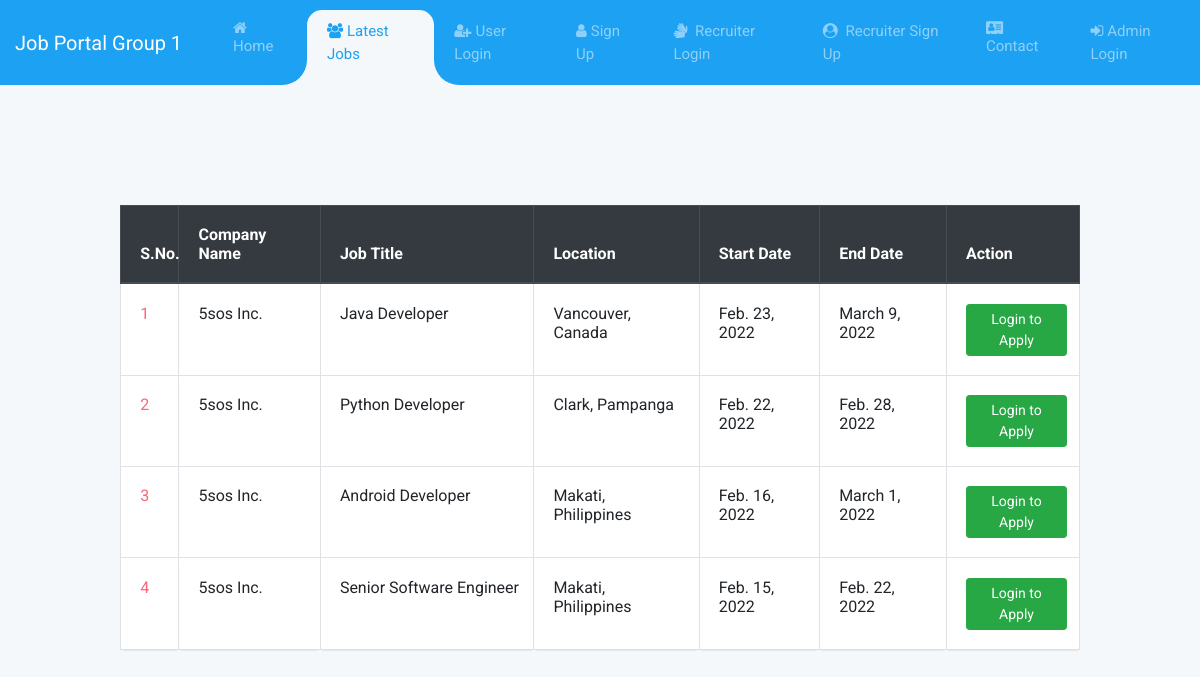
The page /latest_jobs on the database its author committed.
### job/models.py (models this page shows, shortened)
class Job(models.Model):
    recruiter = models.ForeignKey(Recruiter, on_delete=models.CASCADE)
    start_date = models.DateField()
    end_date = models.DateField()
    title = models.CharField(max_length=100)
    salary = models.FloatField(max_length=20)
    image = models.FileField()
    description = models.CharField(max_length=300)
    experience = models.CharField(max_length=50)
    location = models.CharField(max_length=100)
    skills = models.CharField(max_length=100)
    creationdate = models.DateField()

class Recruiter(models.Model):
    user = models.ForeignKey(User, on_delete=models.CASCADE)
    mobile = models.CharField(max_length=15, null=True)
    image = models.FileField(null=True)
    gender = models.CharField(max_length=10, null=True)
    company= models.CharField(max_length=100, null=True)
    type = models.CharField(max_length=15, null=True)
    status = models.CharField(max_length=20, null=True)

### job/views.py (the view)
# urls.py: path('latest_jobs', latest_jobs, name="latest_jobs"),
def latest_jobs(request):
    job = Job.objects.all().order_by('-start_date')
    d = {'job': job}
    return render(request, 'latest_jobs.html', d)

### job/templates/latest_jobs.html (shortened to what this page needs)
{% load static %} {% block body %} {% include 'navigation.html' %}
<body style="background-color: #F5F8FA">
  <div class="container table-responsive py-5" style="padding-top: 0 !important; margin: max(15vh, 4rem) auto;">
  <table class="table table-bordered table-hover latest-jobs-table">
    <thead class="thead-dark">
      <tr>
        <th>S.No.</th>
        <th>Company Name</th>
        <th>Job Title</th>
        <th>Location</th>
        <th>Start Date</th>
        <th>End Date</th>
        <th>Action</th>
      </tr>
    </thead>
    <tbody>
      {% for i in job %}
      <tr>
        <td>{{forloop.counter}}</td>
        <td>{{i.recruiter.company}}</td>
        <td>{{i.title}}</td>
        <td>{{i.location}}</td>
        <td>{{i.start_date}}</td>
        <td>{{i.end_date}}</td>
        <td>
          <a href="{% url 'user_login'%}" class="btn btn-success btn-sm"
            >Login to Apply</a
          >
        </td>
      </tr>
      {% endfor %}
    </tbody>
  </table>
</div>
</body>
{% endblock %}

### job/templates/navigation.html (style rules this page uses)
body { font-family: 'Roboto', sans-serif; }
* { margin: 0; padding: 0; }

### job/templates/latest_jobs.html (style rules this page uses)
.container td { font-weight: normal; font-size: 1em; -webkit-box-shadow: 0 2px 2px -2px #0E1119; -moz-box-shadow: 0 2px 2px -2px #0E1119; box-shadow: 0 2px 2px -2px #0E1119; }
.container { text-align: left; overflow: hidden; width: 80%; margin: 0 auto; display: table; padding: 0 0 8em 0; }
.container td, .container th { padding-bottom: 2%; padding-top: 2%; padding-left:2%; }
.container tr:nth-child(odd) { background-color: white; }
.container tr:nth-child(even) { background-color: white; }
.container th { background-color: white; }
.container td:first-child { color: #FB667A; }

### rows shown on the page
Job: recruiter.company "5sos Inc.", title "Java Developer", location "Vancouver, Canada", start_date "Feb. 23, 2022", end_date "March 9, 2022"
Job: recruiter.company "5sos Inc.", title "Python Developer", location "Clark, Pampanga", start_date "Feb. 22, 2022", end_date "Feb. 28, 2022"
Job: recruiter.company "5sos Inc.", title "Android Developer", location "Makati, Philippines", start_date "Feb. 16, 2022", end_date "March 1, 2022"
Job: recruiter.company "5sos Inc.", title "Senior Software Engineer", location "Makati, Philippines", start_date "Feb. 15, 2022", end_date "Feb. 22, 2022"
